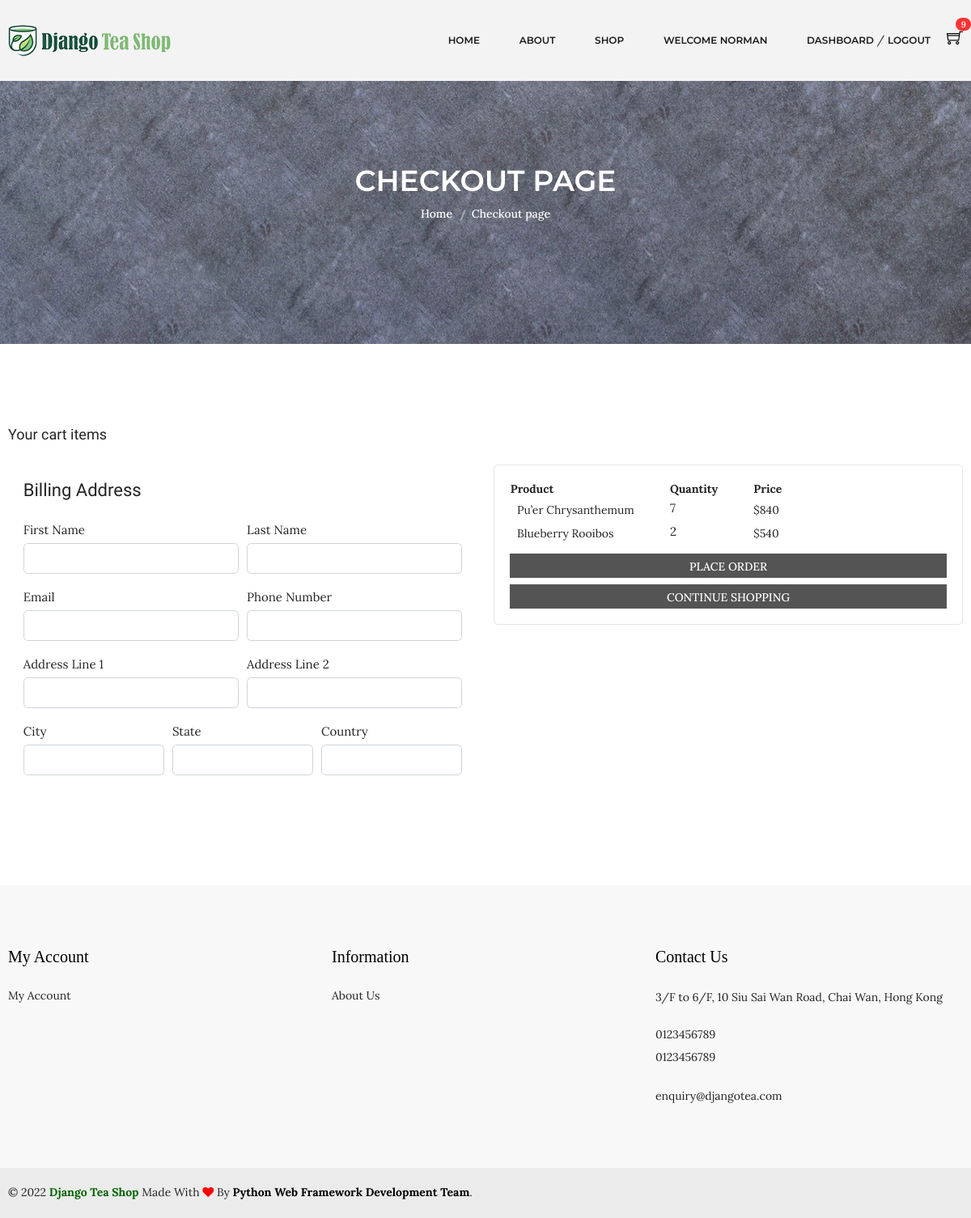
The app's page /cart/checkout/ (signed in) with its own data.
### accounts/models.py (models this page shows, shortened)
class Account(AbstractBaseUser):
    first_name = models.CharField(max_length=50)
    last_name = models.CharField(max_length=50)
    username = models.CharField(max_length=100, unique=True)
    email = models.EmailField(max_length=100, unique=True)
    phone_number = models.CharField(max_length=50)
    date_joined = models.DateTimeField(auto_now_add=True)
    last_login = models.DateTimeField(auto_now_add=True)
    is_admin = models.BooleanField(default=False)
    is_staff = models.BooleanField(default=False)
    is_active = models.BooleanField(default=False)
    is_superadmin = models.BooleanField(default=False)
    USERNAME_FIELD = 'email'
    REQUIRED_FIELDS = ['username', 'first_name', 'last_name']
    objects = MyAccountManager()

### carts/models.py (models this page shows, shortened)
class CartItem(models.Model):
    user = models.ForeignKey(Account, on_delete=models.CASCADE, null=True)
    variations = models.ManyToManyField(Variation, blank=True)
    product = models.ForeignKey(Product, on_delete=models.CASCADE)
    cart = models.ForeignKey(Cart, on_delete=models.CASCADE, null=True)
    quantity = models.IntegerField()
    is_active = models.BooleanField(default=True)
    def sub_total(self):
        return self.product.discounted_price * self.quantity

### shop/models.py (models this page shows, shortened)
class Product(models.Model):
    tea_name = models.CharField(max_length=100, unique=True)
    tea_type = models.CharField(max_length=100)
    slug = models.SlugField(max_length=100, unique=True)
    origin = models.CharField(max_length=100)
    color = models.CharField(max_length=50, blank=True)
    aroma = models.CharField(max_length=100, blank=True)
    taste = models.CharField(max_length=100, blank=True)
    tea_nature  = models.CharField(max_length=100, blank=True)
    is_available = models.BooleanField(default=True)
    is_new = models.BooleanField(default=False)
    properties = models.TextField(max_length=300, blank=True)
    weight = models.IntegerField()
    original_price = models.IntegerField()
    discounted_price = models.IntegerField()
    discount_rate = models.IntegerField(blank=True)
    photo_1 = models.ImageField(upload_to='photos/%Y/%m/%d', blank=True)
    photo_1_t = models.ImageField(upload_to='photos/%Y/%m/%d', blank=True)
    photo_1_z = models.ImageField(upload_to='photos/%Y/%m/%d', blank=True)
    photo_2 = models.ImageField(upload_to='photos/%Y/%m/%d', blank=True)
    photo_2_t = models.ImageField(upload_to='photos/%Y/%m/%d', blank=True)
    photo_2_z = models.ImageField(upload_to='photos/%Y/%m/%d', blank=True)
    photo_3 = models.ImageField(upload_to='photos/%Y/%m/%d', blank=True)
    photo_3_t = models.ImageField(upload_to='photos/%Y/%m/%d', blank=True)
    photo_3_z = models.ImageField(upload_to='photos/%Y/%m/%d', blank=True)
    photo_4 = models.ImageField(upload_to='photos/%Y/%m/%d', blank=True)
    photo_4_t = models.ImageField(upload_to='photos/%Y/%m/%d', blank=True)
    photo_4_z = models.ImageField(upload_to='photos/%Y/%m/%d', blank=True)
    created_date = models.DateTimeField(default=datetime.now)
    modified_date = models.DateTimeField(default=datetime.now)
    stars = models.IntegerField()
    store = models.IntegerField()
    category = models.ForeignKey(Category, on_delete=models.CASCADE)
    def get_url(self):
        return reverse('product_detail', args=[self.category.slug, self.slug])

### carts/views.py (the view)
# urls.py: path('checkout/', views.checkout, name='checkout'),
@login_required(login_url='login')
def checkout(request, total=0, quantity=0, cart_items=None):
    try:
        grand_total = 0
        if request.user.is_authenticated:
            cart_items = CartItem.objects.filter(user=request.user, is_active=True)
        else:
            cart = Cart.objects.get(cart_id=_cart_id(request))
            cart_items = CartItem.objects.filter(cart=cart, is_active=True)
        for cart_item in cart_items:
            total += (cart_item.product.discounted_price * cart_item.quantity)
            quantity += cart_item.quantity
        grand_total = total
    except ObjectDoesNotExist:
        pass # just ignore
    context = {
        'total': total,
        'quantity': quantity,
        'cart_items': cart_items,
        'grand_total': grand_total,
    }
    return render(request, 'shop/checkout.html', context)

### carts/context_processors.py (called while the page is built)
def counter(request):
    cart_count = 0
    if 'admin' in request.path:
        return {}
    else:
        try:
            cart = Cart.objects.filter(cart_id=_cart_id(request))
            if request.user.is_authenticated:
                cart_items = CartItem.objects.all().filter(user=request.user)
            else:
                cart_items = CartItem.objects.all().filter(cart=cart[:1])
            for cart_item in cart_items:
                cart_count += cart_item.quantity
        except cart.DoesNotExist:
            cart_count = 0
    return dict(cart_count=cart_count)

### carts/views.py (called while the page is built)
def _cart_id(request):
    cart = request.session.session_key
    if not cart:
        cart = request.session.create()
    return cart

### category/context_processors.py (called while the page is built)
def menu_links(request):
    links = Category.objects.all()
    return dict(links=links)

### templates/shop/checkout.html (shortened to what this page needs)
{% extends 'base.html' %}
{% load static %}
{% block content %}
<div class="breadcrumb-area ptb-150" style="background-image: url(../../static/img/banner/banner.jpg)">
  <div class="container">
    <div class="breadcrumb-content text-center mt-50">
      <h3>CHECKOUT PAGE</h3>
      <ul>
        <li><a href="{% url 'index' %}">Home</a></li>
        <li class="active">Checkout page</li>
      </ul>
    </div>
  </div>
</div>
<div class="cart-main-area ptb-100">
  <div class="container">
    <h3 class="page-title">Your cart items</h3>
    <div class="row">
      <aside class="col-lg-6">
        <div class="card-body">
          <h4 class="card-title mb-4">Billing Address</h4>
          <form action="{% url 'place_order' %}" method="POST" style="background: transparent">
            <div class="form-row">
              <div class="col form-group">
                <label for="">First Name</label>
                <input type="text" name="first_name" class="form-control" required>
              </div>
              <div class="col form-group">
                <label for="">Last Name</label>
                <input type="text" name="last_name" class="form-control" required>
              </div>
            </div>
          <div class="form-row">
            <div class="col form-group">
              <label for="">Email</label>
              <input type="email" name="email" class="form-control" required>
            </div>
            <div class="col form-group">
              <label for="">Phone Number</label>
              <input type="text" name="phone" class="form-control" required>
            </div>
          </div>
        <div class="form-row">
          <div class="col form-group">
            <label for="">Address Line 1</label>
            <input type="text" name="address_line_1" class="form-control" required>
          </div>
          <div class="col form-group">
            <label for="">Address Line 2</label>
            <input type="text" name="address_line_2" class="form-control">
          </div>
        </div>
        <div class="form-row">
          <div class="col form-group">
            <label for="">City</label>
            <input type="text" name="city" class="form-control" required>
          </div>
          <div class="col form-group">
            <label for="">State</label>
            <input type="text" name="state" class="form-control" required>
          </div>
          <div class="col form-group">
            <label for="">Country</label>
            <input type="text" name="country" class="form-control" required>
          </div>
        </div>
      </aside>
      <aside class="col-lg-6">
        <div class="card">
          <div class="card-body">
            <table style="border: 0px; margin-bottom: 10px">
              <thead>
                <tr>
                  <th>Product&#x2003;&#x2003;&#x2003;</th>
                  <th>Quantity&#x2003;&#x2003;&#x2003;</th>
                  <th>Price</th>
                </tr>
              </thead>
              <tbody>
                {% for cart_item in cart_items %}
                <tr>
                  <td class="product-thumbnail">
                    <a href="{{ cart_item.product.get_url }}"
                      >{{ cart_item.product.tea_name }}&#x2003;&#x2003;&#x2003;</a
                    >
                  </td>
                  <td class="product-quantity">
                    <div class="input-group input-spinner">
                      <label for="">{{cart_item.quantity}}</label>
                    </div>
                  </td>
                  <td class="product-subtotal">${{ cart_item.sub_total }}</td>
                </tr>
                {% endfor %}
              </tbody>
            </table>
            <button type="submit" name="submit" class="btn btn-secondary btn-block">PLACE ORDER</button>
            <a href="{% url 'shop' %}" class="btn btn-secondary btn-block" style="text-align: center">CONTINUE SHOPPING</a>
        </div>
        </div>
      </aside>
    </div>
  </div>
</div>
{% endblock %}

### templates/partials/_navbar.html (shortened to what this page needs)
{% load static %}
<header class="header-area gray-bg clearfix fixed-top">
  <div class="header-bottom">
    <div class="container">
      <div class="row">
        <div class="col-lg-3 col-md-4 col-6">
          <div class="logo">
            <a href="{% url 'index' %}">
              <img alt="" src="{% static 'img/logo/logo.png' %}" />
            </a>
          </div>
        </div>
        <div class="col-lg-9 col-md-8 col-6">
          <div class="header-bottom-right">
            <div class="main-menu">
              <nav>
                <ul>
                  <li class="top-hover">
                    <a href="{% url 'index' %}">home</a>
                  </li>
                  <li><a href="{% url 'about' %}">about</a></li>
                  <li class="mega-menu-position top-hover">
                    <a href="{% url 'shop' %}">shop</a>
                  </li>
                  {% if user.id is None %}
                  <li class="top-hover">
                    <a href="{% url 'login' %}">login</a> / <a href="{% url 'register' %}">register</a>
                  </li>
                  {% else %}
                  <li><a href="#">Welcome {{ user.first_name }}</a></li>
                  <li class="top-hover">
                    <a href="{% url 'cart' %}">dashboard</a> / <a href="{% url 'logout' %}">logout</a>
                  </li>
                  {% endif %}
                </ul>
              </nav>
            </div>
            <div class="header-cart">
              <a href="{% url 'cart' %}" class="widget-header">
              <div class="cart-icon">
                <i class="ti-shopping-cart"></i>
              </div><span class="badge badge-pill badge-danger notify mt-25">{{cart_count}}</span>
            </a>
              </div>
            </div>
          </div>
        </div>
      </div>
    </div>
</header>

### djangoteashop/static/css/ui.css (style rules this page uses)
html { font-family: "Inter", sans-serif; font-size: 15px; }
article:after, .form-group:after { display: block; clear: both; content: ""; }
.widget-header { display: inline-block; vertical-align: middle; position: relative; }
.widget-header i { color: #969696; }
.widget-header .notify { position: absolute; top: -3px; right: -10px; }
.notify { position: absolute; top: -4px; right: -10px; display: inline-block; padding: 0.25em 0.6em; font-size: 12px; line-height: 1; text-align: center; border-radius: 3rem; color: #fff; background-color: #fa3434; }
.input-spinner { width: 125px; flex-wrap: nowrap; display: inline-flex; vertical-align: middle; }

### records on screen
Account: first_name "NORMAN"
CartItem: product.tea_name "Pu’er Chrysanthemum", quantity "7", sub_total "840"
CartItem: product.tea_name "Blueberry Rooibos", quantity "2", sub_total "540"

### other values on screen
{{ cart_count }} "9"
